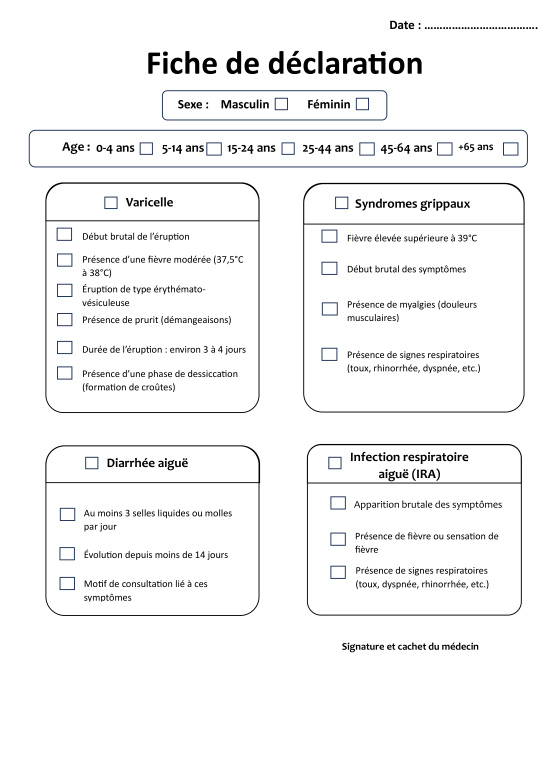
#> input picture doc2.png, 1654 x 2339 px (shown at 1/3 size); its folder holds only this picture in this run
$ python -i analyzerV2.py   (imports and definitions only)
#> lines starting #> are read from the running program, lines starting #| are printed output that depends on the picture; after the words box and inside, x2 and y2 are one past the last pixel; in counts of white or black regions, pixels touching at a corner belong together
import cv2
import numpy as np
import pytesseract
import re
from pathlib import Path

# =========================================================
# CONFIG
# =========================================================

BASE_DIR = Path(__file__).resolve().parent.parent
pytesseract.pytesseract.tesseract_cmd = "/usr/bin/tesseract"

TEMPLATE_PATH = str(BASE_DIR / "doc2.png")
DEBUG_DIR = str(BASE_DIR / "debug_outputs")

DATE_OCR_CONFIG = r'--oem 3 --psm 7 -c tessedit_char_whitelist=0123456789./-'

CANONICAL_W = 1448
CANONICAL_H = 2048

EXCLUSIVE_MIN_CONF = 0.35
EXCLUSIVE_MARGIN = 0.08

EXPECTED_CHECKBOX_ORDER = [
    "sexe_masculin", "sexe_feminin",
    "age_0_4", "age_5_14", "age_15_24", "age_25_44", "age_45_64", "age_65p",
    "varicelle", "syndromes_grippaux",
    "varicelle_debut_brutal", "varicelle_fievre_moderee", "grippe_fievre_39",
    "varicelle_eruption", "grippe_debut_brutal", "varicelle_prurit",
    "grippe_myalgies", "varicelle_duree", "grippe_signes_respiratoires",
    "varicelle_dessiccation", "diarrhee_aigue", "ira", "ira_apparition_brutale",
    "diarrhee_3_selles", "ira_fievre", "diarrhee_moins_14j",
    "diarrhee_motif_consultation", "ira_signes_respiratoires",
]

# =========================================================
# CACHE GLOBAL
# =========================================================

_TEMPLATE = None
_TEMPLATE_FEATURES = None
_TEMPLATE_BOXES = None
_ORB = None

# =========================================================
# OUTILS
# =========================================================

def clamp(x, a=0.0, b=1.0):
    return max(a, min(b, x))

def resize_keep_ratio(img, width=None, height=None):
    h, w = img.shape[:2]
    if width is None and height is None:
        return img
    if width is not None:
        scale = width / w
        return cv2.resize(img, (width, int(h * scale)))
    scale = height / h
    return cv2.resize(img, (int(w * scale), height))

def preprocess_for_features(img):
    gray = cv2.cvtColor(img, cv2.COLOR_BGR2GRAY)
    clahe = cv2.createCLAHE(clipLimit=2.0, tileGridSize=(8, 8))
    gray = clahe.apply(gray)
    blur = cv2.GaussianBlur(gray, (0, 0), 1.5)
    sharp = cv2.addWeighted(gray, 1.5, blur, -0.5, 0)
    return sharp

def normalize_local_illumination(gray):
    bg = cv2.GaussianBlur(gray, (0, 0), sigmaX=17, sigmaY=17)
    return cv2.divide(gray, bg, scale=255)

# =========================================================
# TEMPLATE INIT
# =========================================================

def init_template_cache():
    global _TEMPLATE, _TEMPLATE_FEATURES, _TEMPLATE_BOXES, _ORB

    if _TEMPLATE is not None:
        return

    template = cv2.imread(str(TEMPLATE_PATH))
#> template is the input picture: shape (2339, 1654, 3); mean B, G, R 245, 244.8, 244.7
    if template is None:
        raise ValueError(f"Impossible de charger la template : {TEMPLATE_PATH}")

    template = cv2.resize(template, (CANONICAL_W, CANONICAL_H))
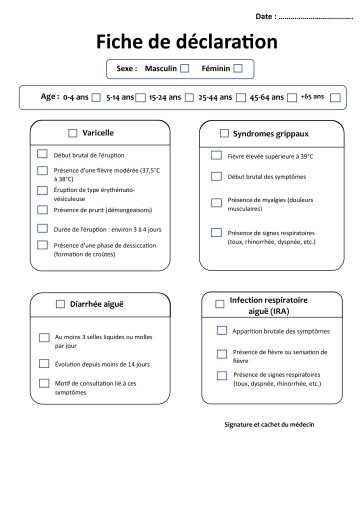
#> template: shape (2048, 1448, 3) (shown at 1/4 size); mean B, G, R 245, 244.8, 244.7

    orb = cv2.ORB_create(
        nfeatures=2000,
        scaleFactor=1.2,
        nlevels=6,
        edgeThreshold=15,
        patchSize=31,
        fastThreshold=12
    )

    tpl_feat = preprocess_for_features(template)
    kp, des = orb.detectAndCompute(tpl_feat, None)
#> kp = 2000 keypoints; strongest (x, y, size): (403, 1538, 31), (501, 764, 31), (496, 1538, 31), (221, 764, 31)
    if des is None:
        raise ValueError("Impossible de calculer les descripteurs ORB de la template.")

    _TEMPLATE = template
    _TEMPLATE_FEATURES = (kp, des)
    _TEMPLATE_BOXES = detect_checkboxes_on_template(template)
    _ORB = orb

# =========================================================
# ALIGNEMENT
# =========================================================

def align_to_template_fast(image):
    init_template_cache()

    tpl = _TEMPLATE
    kp2, des2 = _TEMPLATE_FEATURES
    orb = _ORB

    img_feat = preprocess_for_features(image)
    kp1, des1 = orb.detectAndCompute(img_feat, None)

    if des1 is None or des2 is None:
        raise ValueError("Impossible de calculer les descripteurs ORB.")

    bf = cv2.BFMatcher(cv2.NORM_HAMMING, crossCheck=False)
    matches = bf.knnMatch(des1, des2, k=2)

    good = []
    for pair in matches:
        if len(pair) < 2:
            continue
        m, n = pair
        if m.distance < 0.78 * n.distance:
            good.append(m)

    if len(good) < 25:
        raise ValueError(f"Pas assez de matches pour aligner l'image ({len(good)}).")

    src_pts = np.float32([kp1[m.queryIdx].pt for m in good]).reshape(-1, 1, 2)
    dst_pts = np.float32([kp2[m.trainIdx].pt for m in good]).reshape(-1, 1, 2)

    H, mask = cv2.findHomography(src_pts, dst_pts, cv2.RANSAC, 5.0)
    if H is None:
        raise ValueError("Homographie introuvable.")

    h, w = tpl.shape[:2]
    aligned = cv2.warpPerspective(image, H, (w, h), flags=cv2.INTER_LINEAR)

    return aligned

# =========================================================
# DETECTION DES CASES SUR LA TEMPLATE
# =========================================================

def detect_checkboxes_on_template(template_bgr):
    gray = cv2.cvtColor(template_bgr, cv2.COLOR_BGR2GRAY)
    gray = normalize_local_illumination(gray)
#> in normalize_local_illumination, `bg = cv2.GaussianBlur(gray, (0, 0), sigmaX=17, sigmaY=17)`:
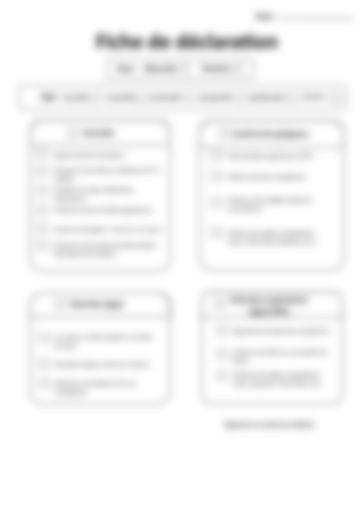
#> bg: shape (2048, 1448) (shown at 1/4 size); min 137, max 255, mean 244.8

    th = cv2.adaptiveThreshold(
        gray, 255,
        cv2.ADAPTIVE_THRESH_GAUSSIAN_C,
        cv2.THRESH_BINARY_INV,
        31, 8
    )
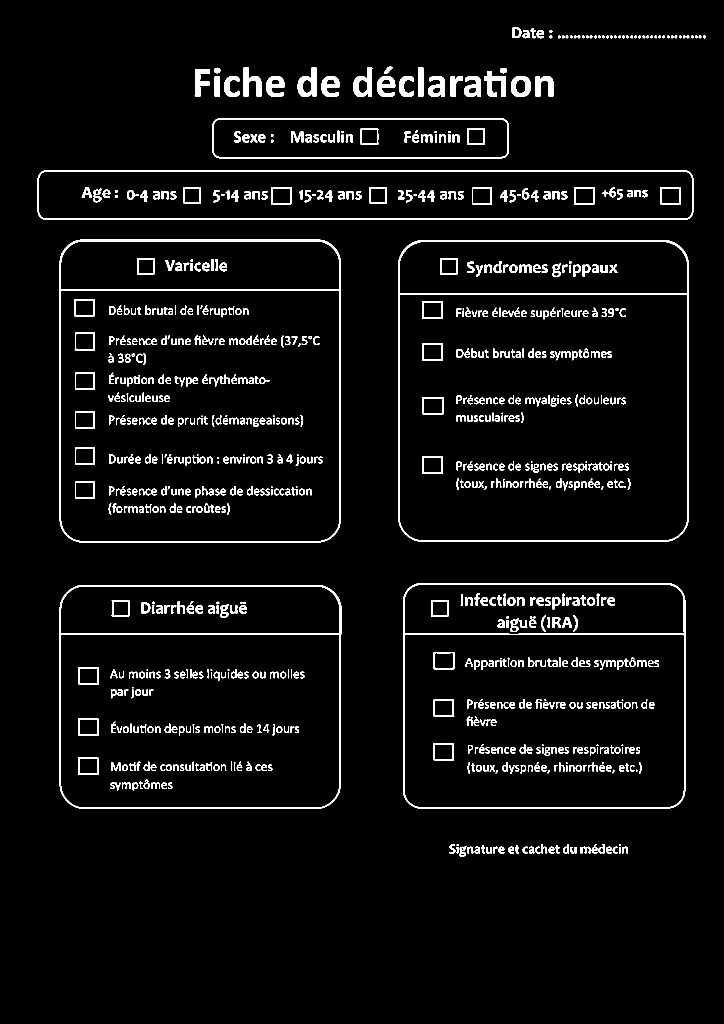
#> th: shape (2048, 1448) (shown at 1/2 size); 4.7% white; 935 white regions (93 under 20 px)

    contours, _ = cv2.findContours(th, cv2.RETR_LIST, cv2.CHAIN_APPROX_SIMPLE)
#> contours = 1290 contours, 214 with area under 20; largest, box (x1, y1, x2, y2) and area: (796, 480, 1378, 1084) 348137, (119, 479, 682, 1085) 338122, (798, 589, 1376, 1082) 282852, (121, 580, 680, 1083) 278696, (806, 1166, 1371, 1617) 252656

    candidates = []
    for cnt in contours:
        peri = cv2.arcLength(cnt, True)
        if peri < 20:
            continue

        approx = cv2.approxPolyDP(cnt, 0.05 * peri, True)
        if len(approx) != 4:
            continue

        x, y, w, h = cv2.boundingRect(approx)
        area = w * h
        ar = w / float(h)

        if not (20 <= w <= 60 and 20 <= h <= 60):
            continue
        if not (0.75 <= ar <= 1.25):
            continue
        if area < 350 or area > 3200:
            continue

        cx = x + w / 2.0
        cy = y + h / 2.0
        candidates.append((x, y, w, h, cx, cy))
#> this loop made 1290 passes
#> peri on passes 1 to 3: 21.9, 15.07, 17.07
#> after the loop, candidates = 56 items

    filtered = []
    for cand in sorted(candidates, key=lambda t: (t[1], t[0])):
        x, y, w, h, cx, cy = cand
        keep = True
        for fx, fy, fw, fh, fcx, fcy in filtered:
            if abs(cx - fcx) < 8 and abs(cy - fcy) < 8:
                keep = False
                break
        if keep:
            filtered.append(cand)
#> this loop made 56 passes
#> (x, y, w, h, cx, cy) on passes 1 to 8: (721, 256, 36, 34, 739, 273), (934, 256, 35, 34, 951.5, 273), (723, 258, 32, 30, 739, 273), (936, 258, 31, 30, 951.5, 273), (367, 374, 35, 33, 384.5, 390.5), (542, 374, 41, 35, 562.5, 391.5), (739, 374, 35, 33, 756.5, 390.5), (944, 374, 40, 35, 964, 391.5)
#> after the loop, filtered = 28 items, first 6: (721, 256, 36, 34, 739, 273), (934, 256, 35, 34, 951.5, 273), (367, 374, 35, 33, 384.5, 390.5), (542, 374, 41, 35, 562.5, 391.5), (739, 374, 35, 33, 756.5, 390.5), (944, 374, 40, 35, 964, 391.5)

    filtered.sort(key=lambda b: (round(b[1] / 80), b[0]))

    if len(filtered) != len(EXPECTED_CHECKBOX_ORDER):
        raise ValueError(
            f"Nombre de cases détectées = {len(filtered)} "
            f"au lieu de {len(EXPECTED_CHECKBOX_ORDER)}."
        )

    fields = {}
    for name, (x, y, w, h, _, _) in zip(EXPECTED_CHECKBOX_ORDER, filtered):
        mask = np.zeros((h, w), dtype=np.uint8)
        margin = max(4, int(min(h, w) * 0.18))
        cv2.rectangle(mask, (margin, margin), (w - margin - 1, h - margin - 1), 255, -1)

        fields[name] = {
            "bbox": (x, y, w, h),
            "inner_mask": mask
        }
#> this loop made 28 passes
#> (name, x, y, w, h, margin) on passes 1 to 8: ('sexe_masculin', 721, 256, 36, 34, 6), ('sexe_feminin', 934, 256, 35, 34, 6), ('age_0_4', 367, 374, 35, 33, 5), ('age_5_14', 542, 374, 41, 35, 6), ('age_15_24', 739, 374, 35, 33, 5), ('age_25_44', 944, 374, 40, 35, 6), ('age_45_64', 1148, 374, 41, 35, 6), ('age_65p', 1321, 374, 41, 35, 6)
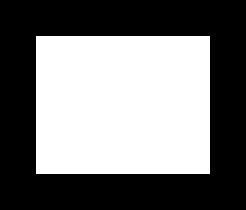
#> mask: shape (35, 41) (shown 6 times larger); 46.5% white; 1 white region, box (x1, y1, x2, y2) and area: (6, 6, 35, 29) 667
#> after the loop, fields = 28 items

    return fields

# =========================================================
# CHECKBOX
# =========================================================

def score_to_confidence(fill_ratio, total_area, diag_score, score):
    c_fill = clamp((fill_ratio - 0.015) / (0.12 - 0.015))
    c_area = clamp((total_area - 20) / (220 - 20))
    c_diag = clamp((diag_score - 0.03) / (0.30 - 0.03))
    c_score = clamp((score - 0.20) / (1.60 - 0.20))

    conf = (
        0.30 * c_fill +
        0.20 * c_area +
        0.20 * c_diag +
        0.30 * c_score
    )
    return round(float(clamp(conf)), 4)

def analyze_checkbox(aligned_gray, bbox, inner_mask):
    x, y, w, h = bbox
    roi = aligned_gray[y:y + h, x:x + w]

    if roi.size == 0:
        return {"checked": False, "confidence": 0.0, "score": 0.0}

    roi_big = cv2.resize(roi, None, fx=4, fy=4, interpolation=cv2.INTER_CUBIC)
    mask_big = cv2.resize(inner_mask, (roi_big.shape[1], roi_big.shape[0]), interpolation=cv2.INTER_NEAREST)

    roi_big = normalize_local_illumination(roi_big)
    roi_big = cv2.GaussianBlur(roi_big, (3, 3), 0)

    th = cv2.adaptiveThreshold(
        roi_big,
        255,
        cv2.ADAPTIVE_THRESH_GAUSSIAN_C,
        cv2.THRESH_BINARY_INV,
        31,
        8
    )

    ink = cv2.bitwise_and(th, th, mask=mask_big)

    kernel = cv2.getStructuringElement(cv2.MORPH_RECT, (2, 2))
    ink = cv2.morphologyEx(ink, cv2.MORPH_OPEN, kernel)
    ink = cv2.morphologyEx(ink, cv2.MORPH_CLOSE, kernel)

    mask_area = max(1, cv2.countNonZero(mask_big))
    ink_area = cv2.countNonZero(ink)
    fill_ratio = ink_area / float(mask_area)

    num_labels, labels, stats, _ = cv2.connectedComponentsWithStats(ink, connectivity=8)

    component_areas = []
    component_boxes = []

    for i in range(1, num_labels):
        area = stats[i, cv2.CC_STAT_AREA]
        x0 = stats[i, cv2.CC_STAT_LEFT]
        y0 = stats[i, cv2.CC_STAT_TOP]
        w0 = stats[i, cv2.CC_STAT_WIDTH]
        h0 = stats[i, cv2.CC_STAT_HEIGHT]

        if area >= 12:
            component_areas.append(area)
            component_boxes.append((x0, y0, w0, h0))

    n_components = len(component_areas)
    max_component = max(component_areas) if component_areas else 0
    total_area = sum(component_areas)

    ink_bin = (ink > 0).astype(np.uint8)
    diag1 = float(np.mean(np.diag(ink_bin)))
    diag2 = float(np.mean(np.diag(np.fliplr(ink_bin))))
    diag_score = max(diag1, diag2)

    proj_v = float(np.mean(np.sum(ink_bin, axis=0) > 0))
    proj_h = float(np.mean(np.sum(ink_bin, axis=1) > 0))

    elongated_bonus = 0.0
    for (_, _, bw, bh), area in zip(component_boxes, component_areas):
        ar = max(bw / max(1.0, bh), bh / max(1.0, bw))
        if ar > 1.6 and area > 20:
            elongated_bonus = max(elongated_bonus, 0.12)

    score = (
        3.0 * fill_ratio
        + 0.004 * min(total_area, 2500)
        + 0.010 * min(max_component, 500)
        + 0.22 * min(n_components, 6)
        + 1.6 * diag_score
        + 0.35 * proj_v
        + 0.35 * proj_h
        + elongated_bonus
    )

    confidence = score_to_confidence(fill_ratio, total_area, diag_score, score)

    checked = bool(
        confidence >= 0.50
        or fill_ratio > 0.065
        or (diag_score > 0.16 and total_area > 110)
    )

    return {
        "checked": checked,
        "confidence": confidence,
        "score": round(float(score), 4),
        "fill_ratio": round(float(fill_ratio), 4),
        "total_area": int(total_area),
        "diag_score": round(float(diag_score), 4),
    }

# =========================================================
# RESOLUTION
# =========================================================

def resolve_exclusive_group(raw, mapping, min_conf=0.35, margin=0.10):
    scored = []
    for key, label in mapping.items():
        conf = raw.get(key, {}).get("confidence", 0.0)
        scored.append((key, label, conf))

    scored.sort(key=lambda x: x[2], reverse=True)

    best_key, best_label, best_conf = scored[0]
    second_conf = scored[1][2] if len(scored) > 1 else 0.0

    if best_conf < min_conf:
        return {
            "value": None,
            "confidence": round(float(best_conf), 4),
            "selected_key": None,
            "ambiguous": False,
        }

    ambiguous = (best_conf - second_conf) < margin

    return {
        "value": best_label,
        "confidence": round(float(best_conf), 4),
        "selected_key": best_key,
        "ambiguous": bool(ambiguous),
    }

# [32 lines left out: function resolve_multiple_symptoms, not called in this run]

# =========================================================
# MAPPING FRONT
# =========================================================

def map_sex(sexe):
    if not sexe:
        return "M"
    s = sexe.lower().strip()
    if "fém" in s:
        return "F"
    return "M"

def map_age_group(age):
    if not age:
        return "0-4 ans"
    s = age.lower().strip()
    if s in {"0-4 ans", "5-14 ans", "15-24 ans", "25-44 ans", "45-64 ans"}:
        return age
    if "65" in s:
        return "plus de 65 ans"
    return "0-4 ans"

def map_pathology(s):
    if not s:
        return "Varicelle"
    v = s.lower().strip()
    if "varicelle" in v:
        return "Varicelle"
    if "gripp" in v:
        return "Syndromes grippaux"
    if "diarrh" in v:
        return "Diarrhée aiguë"
    if "infection respiratoire" in v or v == "ira":
        return "IRA"
    return "Varicelle"

# =========================================================
# EXTRACTION PRINCIPALE
# =========================================================

def analyze_form_v2(image_path, include_date=False, minimal=True,debug=False):
    init_template_cache()

    img = cv2.imread(str(image_path))
    if img is None:
        raise ValueError(f"Impossible de charger l'image : {image_path}")

    if img.shape[1] > 1600:
        img = resize_keep_ratio(img, width=1600)

    aligned = align_to_template_fast(img)
#> in align_to_template_fast, `kp2, des2 = _TEMPLATE_FEATURES`: kp2 has the same summary as kp in init_template_cache
#> in preprocess_for_features (call 2), `sharp = cv2.addWeighted(gray, 1.5, blur, -0.5, 0)`:
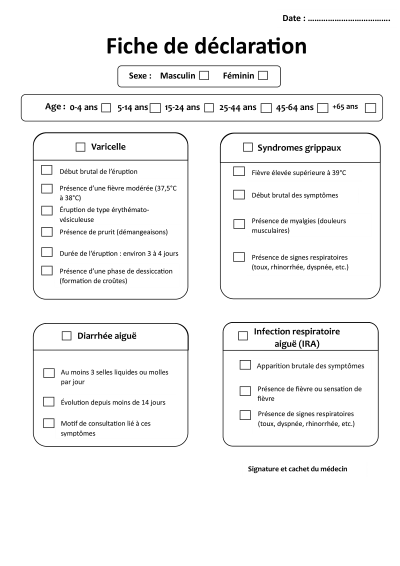
#> sharp: shape (2262, 1600) (shown at 1/4 size); min 0, max 255, mean 244.4
#> in align_to_template_fast, `kp1, des1 = orb.detectAndCompute(img_feat, None)`: kp1 = 2000 keypoints; strongest (x, y, size): (1300, 1469, 31), (1224, 1469, 31), (244, 844, 31), (597, 1699, 31)
#> in align_to_template_fast, `matches = bf.knnMatch(des1, des2, k=2)`: matches = 2000 matches
#> after the loop in align_to_template_fast, `for pair in matches:`: good = 596 matches
#> in align_to_template_fast, `src_pts = np.float32([kp1[m.queryIdx].pt for m in good]).reshape(-1, 1..`: src_pts = 596 rows, first 8: [560, 939], [444, 1702], [1339, 1660], [459, 1702], [1297, 1553], [1451, 1462], [1410, 1660], [1013, 1023]
#> in align_to_template_fast, `dst_pts = np.float32([kp2[m.trainIdx].pt for m in good]).reshape(-1, 1..`: dst_pts = 596 rows, first 8: [507, 850], [402, 1541], [1150.8, 1206], [415, 1541], [1174, 1406], [921.6, 386.4], [1247, 804], [939, 1493]
#> in align_to_template_fast, `H, mask = cv2.findHomography(src_pts, dst_pts, cv2.RANSAC, 5.0)`: H = [[0.905, 0.000239, -0.287], [0.000565, 0.905, -0.38], [3.51e-07, -8.08e-08, 1]]; mask = 596 values, max 1 at index 0, min 0 at index 2, mean 0.522
    aligned_gray = cv2.cvtColor(aligned, cv2.COLOR_BGR2GRAY)

    raw = {}

    for name in EXPECTED_CHECKBOX_ORDER:
        bbox = _TEMPLATE_BOXES[name]["bbox"]
        inner_mask = _TEMPLATE_BOXES[name]["inner_mask"]
        raw[name] = analyze_checkbox(aligned_gray, bbox, inner_mask)
#> this loop made 28 passes
#> (x in analyze_checkbox, y in analyze_checkbox, w in analyze_checkbox, h in analyze_checkbox, mask_area in analyze_checkbox, stats in analyze_checkbox) on passes 1 to 7: (721, 256, 36, 34, 8448, [[0, 0, 144, 136, 19584]]), (934, 256, 35, 34, 8096, [[0, 0, 140, 136, 19040]]), (367, 374, 35, 33, 9200, [[0, 0, 140, 132, 18480]]), (542, 374, 41, 35, 10672, [[0, 0, 164, 140, 22960]]), (739, 374, 35, 33, 9200, [[0, 0, 140, 132, 18480]]), (944, 374, 40, 35, 10304, [[0, 0, 160, 140, 22400]]), (1148, 374, 41, 35, 10672, [[0, 0, 164, 140, 22960]])
#> pass 1, in analyze_form_v2, `inner_mask = _TEMPLATE_BOXES[name]["inner_mask"]`:
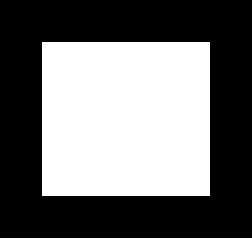
#> inner_mask: shape (34, 36) (shown 7 times larger); 43.1% white; 1 white region, box (x1, y1, x2, y2) and area: (6, 6, 30, 28) 528
#> pass 1, in analyze_checkbox, `roi_big = cv2.resize(roi, None, fx=4, fy=4, interpolation=cv2.INTER_CU..`:
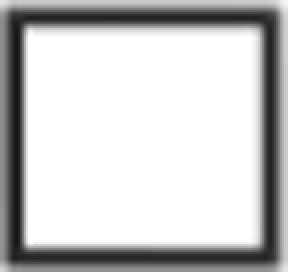
#> roi_big: shape (136, 144) (shown 2 times larger); min 20, max 255, mean 200.7

    sexe_resolution = resolve_exclusive_group(
        raw,
        {
            "sexe_masculin": "Masculin",
            "sexe_feminin": "Féminin"
        },
        min_conf=EXCLUSIVE_MIN_CONF,
        margin=EXCLUSIVE_MARGIN
    )
#> the loop in resolve_exclusive_group, `for key, label in mapping.items():` made 2 passes

    age_resolution = resolve_exclusive_group(
        raw,
        {
            "age_0_4": "0-4 ans",
            "age_5_14": "5-14 ans",
            "age_15_24": "15-24 ans",
            "age_25_44": "25-44 ans",
            "age_45_64": "45-64 ans",
            "age_65p": "+65 ans"
        },
        min_conf=0.32,
        margin=EXCLUSIVE_MARGIN
    )
#> the loop in resolve_exclusive_group (call 2), `for key, label in mapping.items():` made 6 passes
#> (key, label) on passes 1 to 6: ('age_0_4', '0-4 ans'), ('age_5_14', '5-14 ans'), ('age_15_24', '15-24 ans'), ('age_25_44', '25-44 ans'), ('age_45_64', '45-64 ans'), ('age_65p', '+65 ans')

    disease_resolution = resolve_exclusive_group(
        raw,
        {
            "varicelle": "Varicelle",
            "syndromes_grippaux": "Syndromes grippaux",
            "diarrhee_aigue": "Diarrhée aiguë",
            "ira": "Infection respiratoire aiguë (IRA)"
        },
        min_conf=EXCLUSIVE_MIN_CONF,
        margin=EXCLUSIVE_MARGIN
    )

    selected_disease = disease_resolution["selected_key"]
    symptoms = []

    if selected_disease == "varicelle":
        symptoms = resolve_multiple_symptoms(
            raw,
            {
                "varicelle_debut_brutal": "Début brutal de l’éruption",
                "varicelle_fievre_moderee": "Fièvre modérée",
                "varicelle_eruption": "Éruption érythémato-vésiculeuse",
                "varicelle_prurit": "Prurit",
                "varicelle_duree": "Durée 3 à 4 jours",
                "varicelle_dessiccation": "Phase de dessiccation"
            }
        )
    elif selected_disease == "syndromes_grippaux":
        symptoms = resolve_multiple_symptoms(
            raw,
            {
                "grippe_fievre_39": "Fièvre > 39°C",
                "grippe_debut_brutal": "Début brutal des symptômes",
                "grippe_myalgies": "Myalgies",
                "grippe_signes_respiratoires": "Signes respiratoires"
            }
        )
    elif selected_disease == "diarrhee_aigue":
        symptoms = resolve_multiple_symptoms(
            raw,
            {
                "diarrhee_3_selles": "Au moins 3 selles liquides ou molles par jour",
                "diarrhee_moins_14j": "Évolution depuis moins de 14 jours",
                "diarrhee_motif_consultation": "Motif de consultation lié à ces symptômes"
            }
        )
    elif selected_disease == "ira":
        symptoms = resolve_multiple_symptoms(
            raw,
            {
                "ira_apparition_brutale": "Apparition brutale des symptômes",
                "ira_fievre": "Présence de fièvre ou sensation de fièvre",
                "ira_signes_respiratoires": "Présence de signes respiratoires"
            }
        )

    result = {
        "sex": map_sex(sexe_resolution["value"]),
        "ageGroup": map_age_group(age_resolution["value"]),
        "pathology": map_pathology(disease_resolution["value"]),
        "symptoms": symptoms,
        "needs_review": bool(
            sexe_resolution["value"] is None
            or age_resolution["value"] is None
            or disease_resolution["value"] is None
            or sexe_resolution["ambiguous"]
            or age_resolution["ambiguous"]
            or disease_resolution["ambiguous"]
        )
    }

    if include_date:
        result["date"] = None  # active seulement si tu veux vraiment Tesseract

    if minimal:
        return result

    return {
        "sex": result["sex"],
        "ageGroup": result["ageGroup"],
        "pathology": result["pathology"],
        "symptoms": result["symptoms"],
        "needs_review": result["needs_review"],
        "debug_raw": raw
    }

>>> result = analyze_form_v2('../doc2.png')
